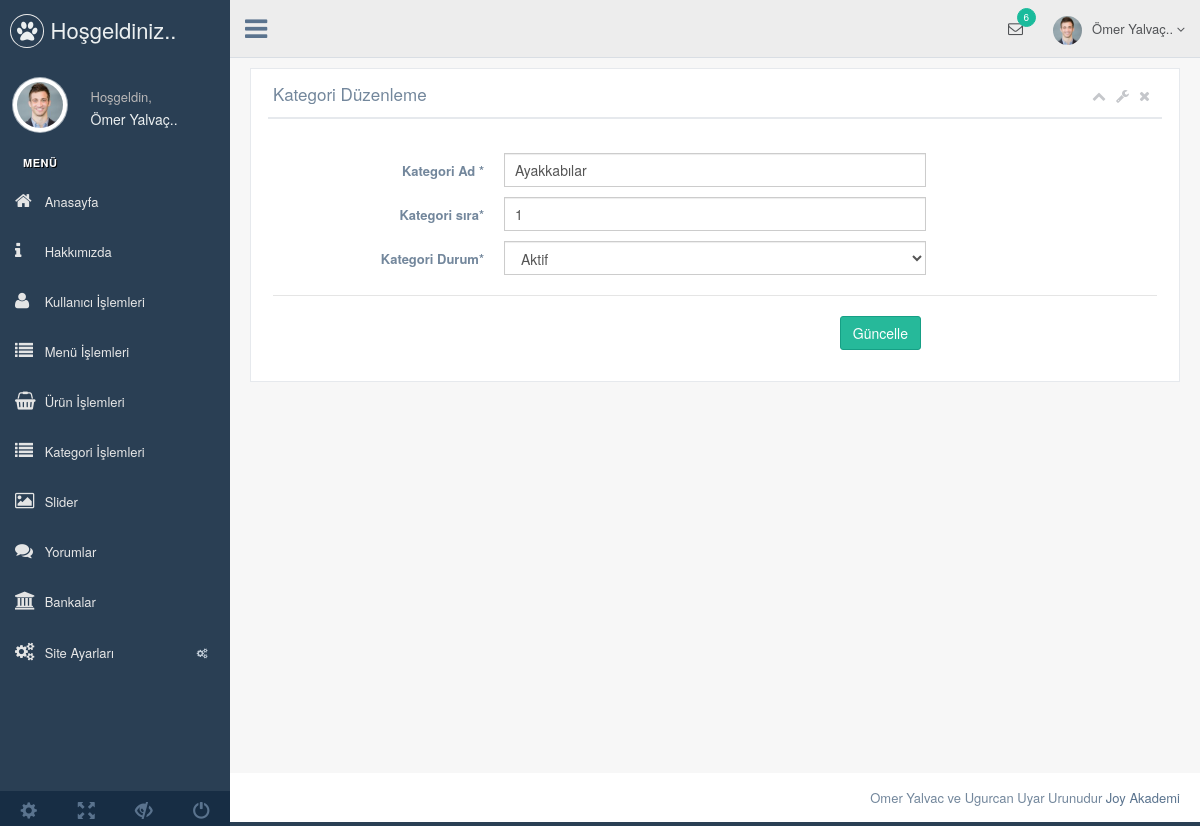
Screenshot of /admin/production/kategori-duzenle.php?kategori_id=1 (signed in) with the database file from the repository.
### tables this page shows
CREATE TABLE `kullanici` (
  `kullanici_id` int(11) NOT NULL,
  `kullanici_zaman` datetime NOT NULL DEFAULT CURRENT_TIMESTAMP,
  `kullanici_resim` varchar(250) NOT NULL,
  `kullanici_tc` varchar(50) NOT NULL,
  `kullanici_ad` varchar(50) NOT NULL,
  `kullanici_mail` varchar(100) NOT NULL,
  `kullanici_gsm` varchar(50) NOT NULL,
  `kullanici_password` varchar(50) NOT NULL,
  `kullanici_adsoyad` varchar(50) NOT NULL,
  `kullanici_adres` varchar(250) NOT NULL,
  `kullanici_il` varchar(100) NOT NULL,
  `kullanici_ilce` varchar(100) NOT NULL,
  `kullanici_unvan` varchar(100) NOT NULL,
  `kullanici_yetki` varchar(50) NOT NULL,
  `kullanici_durum` int(1) NOT NULL DEFAULT '1'
);

CREATE TABLE `kategori` (
  `kategori_id` int(11) NOT NULL,
  `kategori_ad` varchar(100) NOT NULL,
  `kategori_ust` int(2) NOT NULL,
  `kategori_seourl` varchar(250) NOT NULL,
  `kategori_sira` int(2) NOT NULL,
  `kategori_durum` enum('0','1') NOT NULL DEFAULT '1'
);

### admin/production/kategori-duzenle.php (the view, shortened to what this page needs)
<?php include 'header.php';
$kategorisor=$db->prepare("SELECT * FROM kategori where kategori_id=:id");
$kategorisor->execute(array(
  'id' => $_GET['kategori_id']
));
$kategoricek=$kategorisor->fetch(PDO::FETCH_ASSOC);
?>
        <div class="right_col" role="main">
          <div class="">
            <div class="row">
              <div class="col-md-12 col-sm-12 col-xs-12">
                <div class="x_panel">
                  <div class="x_title">
                    <h2>Kategori Düzenleme </h2>
                    <ul class="nav navbar-right panel_toolbox">
                      <li><a class="collapse-link"><i class="fa fa-chevron-up"></i></a>
                      </li>
                      <li class="dropdown">
                        <a href="#" class="dropdown-toggle" data-toggle="dropdown" role="button" aria-expanded="false"><i class="fa fa-wrench"></i></a>
                      </li>
                      <li><a class="close-link"><i class="fa fa-close"></i></a>
                      </li>
                    </ul>
                    <div class="clearfix"></div>
                  </div>
                  <div class="x_content">
                    <br />
                    <form action="../netting/islem.php" method="POST" id="demo-form2" data-parsley-validate class="form-horizontal form-label-left">
                      <div class="form-group">
                        <label class="control-label col-md-3 col-sm-3 col-xs-12" for="first-name">Kategori Ad <span class="required">*</span>
                        </label>
                        <div class="col-md-6 col-sm-6 col-xs-12">
                          <input type="text" id="first-name" name="kategori_ad" value="<?php echo $kategoricek['kategori_ad'] ?>" required="required" class="form-control col-md-7 col-xs-12">
                        </div>
                      </div>
                      <div class="form-group">
                        <label class="control-label col-md-3 col-sm-3 col-xs-12" for="first-name">Kategori sıra<span class="required">*</span>
                        </label>
                        <div class="col-md-6 col-sm-6 col-xs-12">
                          <input type="text" id="first-name" name="kategori_sira" value="<?php echo $kategoricek['kategori_sira'] ?>" required="required" class="form-control col-md-7 col-xs-12">
                        </div>
                      </div>
                      <div class="form-group">
                        <label class="control-label col-md-3 col-sm-3 col-xs-12" for="first-name">Kategori Durum<span class="required">*</span>
                        </label>
                        <div class="col-md-6 col-sm-6 col-xs-12">
                         <select id="heard" class="form-control" name="kategori_durum" required>
                        <option value="1" <?php echo $kategoricek['kategori_durum']=='1' ? 'selected=""' : ''; ?>> Aktif </option>
                        </select>
                        </div>
                      </div>
                      <div class="ln_solid"></div>
                      <div class="form-group">
                        <div align=right class="col-md-6 col-sm-6 col-xs-12 col-md-offset-3">
                          <button type="submit" name="kategoriduzenle" class="btn btn-success">Güncelle</button>
                        </div>
                      </div>
                    </form>
                  </div>
                </div>
              </div>
            </div>
          </div>
        </div>
     <?php include 'footer.php';
     ?>

### admin/production/header.php (shortened to what this page needs)
<?php
include '../netting/baglam.php';
$kullanicisor=$db->prepare("SELECT * FROM kullanici where kullanici_mail=:mail");
$kullanicisor->execute(array(
  'mail' => $_SESSION['kullanici_mail']
));
$kullanicicek=$kullanicisor->fetch(PDO::FETCH_ASSOC);
?>
<!DOCTYPE html>
<html lang="en">
  <head>
    <link href="../vendors/bootstrap/dist/css/bootstrap.min.css" rel="stylesheet">
    <link href="../vendors/font-awesome/css/font-awesome.min.css" rel="stylesheet">
    <link href="../vendors/nprogress/nprogress.css" rel="stylesheet">
    <link href="../vendors/iCheck/skins/flat/green.css" rel="stylesheet">
    <link href="../vendors/datatables.net-bs/css/dataTables.bootstrap.min.css" rel="stylesheet">
    <link href="../vendors/datatables.net-buttons-bs/css/buttons.bootstrap.min.css" rel="stylesheet">
    <link href="../vendors/datatables.net-fixedheader-bs/css/fixedHeader.bootstrap.min.css" rel="stylesheet">
    <link href="../vendors/datatables.net-responsive-bs/css/responsive.bootstrap.min.css" rel="stylesheet">
    <link href="../vendors/datatables.net-scroller-bs/css/scroller.bootstrap.min.css" rel="stylesheet">
    <link href="../build/css/custom.min.css" rel="stylesheet">
  </head>
  <body class="nav-md">
    <div class="container body">
      <div class="main_container">
        <div class="col-md-3 left_col">
          <div class="left_col scroll-view">
            <div class="navbar nav_title" style="border: 0;">
              <a href="index.html" class="site_title"><i class="fa fa-paw"></i> <span>Hoşgeldiniz..</span></a>
            </div>
            <div class="profile clearfix">
              <div class="profile_pic">
                <img src="images/img.jpg" alt="..." class="img-circle profile_img">
              </div>
              <div class="profile_info">
                <span>Hoşgeldin,</span>
                <h2><?php echo $kullanicicek['kullanici_adsoyad']; ?></h2>
              </div>
            </div>
            <br />
            <div id="sidebar-menu" class="main_menu_side hidden-print main_menu">
              <div class="menu_section">
                <h3>Menü</h3>
                <ul class="nav side-menu">
                <li><a href="index.php"><i class="fa fa-home"></i> Anasayfa </a></li>
                <li><a href="hakkimizda.php"><i class="fa fa-info"></i> Hakkımızda </a></li>
                <li><a href="kullanici.php"><i class="fa fa-user"></i> Kullanıcı İşlemleri </a></li>
                <li><a href="menu.php"><i class="fa fa-list"></i> Menü İşlemleri </a></li>
                <li><a href="urun.php"><i class="fa fa-shopping-basket"></i> Ürün İşlemleri </a></li>
                <li><a href="kategori.php"><i class="fa fa-list"></i> Kategori İşlemleri </a></li>
                <li><a href="slider.php"><i class="fa fa-image"></i> Slider </a></li>
                <li><a href="yorum.php"><i class="fa fa-comments"></i> Yorumlar </a></li>
                <li><a href="banka.php"><i class="fa fa-bank"></i> Bankalar </a></li>
                  <li><a><i class="fa fa-cogs"></i> Site Ayarları <span class="fa fa-cogs"></span></a>
                  </li>
                </ul>
              </div>
            </div>
            <div class="sidebar-footer hidden-small">
              <a data-toggle="tooltip" data-placement="top" title="Settings">
                <span class="glyphicon glyphicon-cog" aria-hidden="true"></span>
              </a>
              <a data-toggle="tooltip" data-placement="top" title="FullScreen">
                <span class="glyphicon glyphicon-fullscreen" aria-hidden="true"></span>
              </a>
              <a data-toggle="tooltip" data-placement="top" title="Lock">
                <span class="glyphicon glyphicon-eye-close" aria-hidden="true"></span>
              </a>
              <a data-toggle="tooltip" data-placement="top" title="Logout">
                <span class="glyphicon glyphicon-off" aria-hidden="true"></span>
              </a>
            </div>
          </div>
        </div>
        <div class="top_nav">
          <div class="nav_menu">
            <nav>
              <div class="nav toggle">
                <a id="menu_toggle"><i class="fa fa-bars"></i></a>
              </div>
              <ul class="nav navbar-nav navbar-right">
                <li class="">
                  <a href="javascript:;" class="user-profile dropdown-toggle" data-toggle="dropdown" aria-expanded="false">
                    <img src="images/img.jpg" alt=""><?php echo $kullanicicek['kullanici_adsoyad']; ?>
                    <span class=" fa fa-angle-down"></span>
                  </a>
                </li>
                <li role="presentation" class="dropdown">
                  <a href="javascript:;" class="dropdown-toggle info-number" data-toggle="dropdown" aria-expanded="false">
                    <i class="fa fa-envelope-o"></i>
                    <span class="badge bg-green">6</span>
                  </a>
                </li>
              </ul>
            </nav>
          </div>
        </div>

### rows the page displays
kullanici: kullanici_adsoyad "Ömer Yalvaç.."
kategori: kategori_ad "Ayakkabılar", kategori_sira "1", kategori_durum "Aktif"
